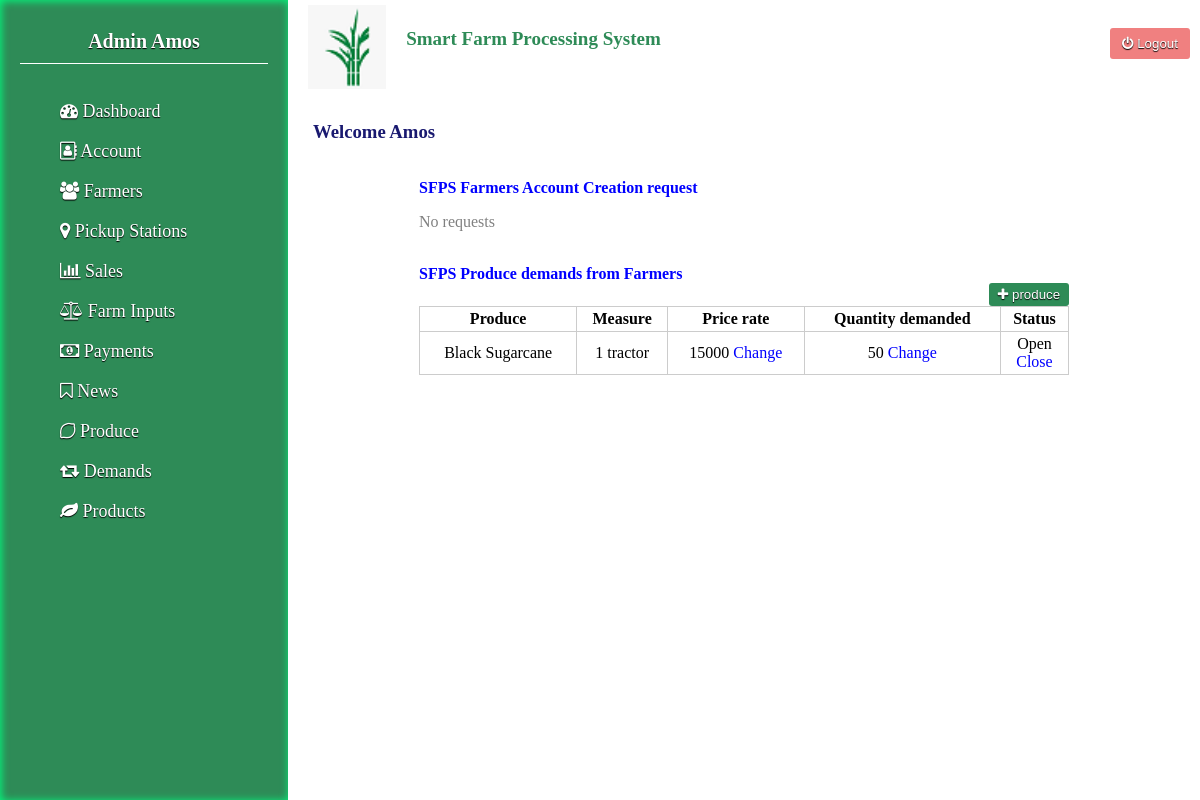
/admin/portal.php (signed in), run on the app's committed database.
### tables this page shows
CREATE TABLE IF NOT EXISTS `demand` (
`id` int(11) NOT NULL,
  `product` varchar(255) NOT NULL,
  `measure` varchar(50) NOT NULL,
  `rate` int(11) NOT NULL,
  `maxsupply` int(11) NOT NULL,
  `status` int(11) NOT NULL
);

### admin/dbcon.php (called while the page is built, shortened)
<?php
	function prepare($data){
		return html_entity_decode(strip_tags(stripslashes($data)));
	}
?>

### admin/portal.php (the view, shortened to what this page needs)
<?php
	include "dbcon.php";
	if(isset($_SESSION['admin'])){
		$sid=$_SESSION['admin'];
		$sql=mysqli_query($con,"SELECT *FROM `admin` WHERE `id`='$sid'");
		$usern=prepare(ucwords(mysqli_fetch_array($sql)['username']));
	?>
	<html>
	<head>
		<link rel="stylesheet" href="css/font-awesome/css/font-awesome.min.css">
	</head>
	<body>
		<aside>
		<div style="padding:20px">
		<h2 style="font-family:lucida calligraphy;font-size:20px;text-align:center;border-bottom:1px solid #fff;padding:10px 0px">
		Admin <?php echo $usern; ?></h2><br>
		<ul>
			<li><span class="lst" onclick="window.location=window.location"><i class="fa fa-dashboard"></i> Dashboard</span></li>
			<li><span class="lst" onclick="loadacc()"><i class="fa fa-address-book-o"></i> Account</span></li>
			<li><span class="lst" onclick="loadpage('farmers')"><i class="fa fa-users"></i> Farmers</span></li>
			<li><span class="lst" onclick="loadpage('pickups')"><i class="fa fa-map-marker"></i> Pickup Stations</span></li>
			<li><span class="lst" onclick="loadpage('sales')"><i class="fa fa-bar-chart"></i> Sales</span></li>
			<li><span class="lst" onclick="loadpage('inputs')"><i class="fa fa-balance-scale"></i> Farm Inputs</span></li>
			<li><span class="lst" onclick="loadpage('payments')"><i class="fa fa-money"></i> Payments</span></li>
			<li><span class="lst" onclick="loadpage('news')"><i class="fa fa-bookmark-o"></i> News</span></li>
			<li><span class="lst" onclick="loadpage('produce')"><i class="fa fa-lemon-o"></i> Produce</span></li>
			<li><span class="lst" onclick="loadpage('demand')"><i class="fa fa-retweet"></i> Demands</span></li>
			<li><span class="lst" onclick="loadpage('addprod')"><i class="fa fa-leaf"></i> Products</span></li>
		</ul>
		</div>
		</aside>
		<section>
			<div style="height:12%;width:100%;">
				<img src="../images/logo.png"style="height:88%;margin:5px 20px;float:left"><br>
				<h2 style="padding:10px;font-family:lucida calligraphy;font-size:19px;color:#2E8B57;">Smart Farm Processing System
				<button style="float:right;background:#f08080"class="btn"onclick="window.location.replace('logout.php')"><i class="fa fa-power-off"></i> Logout</button></h2>
			</div>
			<div style="height:87%;overflow:auto;background:#fff;width:100%">
				<div class="mainactivity" style="padding:25px;">
				<h3 style="color:#191970">Welcome <?php echo $usern; ?></h3><br>
					<div style="max-width:650px;margin:0 auto">
					<?php
					$data="";
					echo "<br><h4 style='color:blue'>SFPS Farmers Account Creation request</h4>";
					echo ($data=="") ? "<p style='color:grey;line-height:50px'>No requests</p>":"<table cellpadding='10'style='border:1px solid #ccc;
					border-collapse:collapse;width:100%' border='1'><tr style='font-weight:bold'><td>Name</td><td>Phone</td><td>ID No</td><td>County</td>
					<td>Status</td><td>Registration</td></tr>$data</table><br>";
					$data="";
					$sql=mysqli_query($con,"SELECT *FROM `demand`");
					while($row=mysqli_fetch_assoc($sql)){
						$prod=prepare(ucwords($row['product'])); $ms=$row['measure']; $rate=$row['rate'];
						$mxs=$row['maxsupply']; $st=$row['status']; $id=$row['id'];
						$cond=($st==0) ? "<p>Open<br><span class='lnk' onclick=\"demandopr('1','$id')\">Close</span></p>":
						"<p>Closed<br><span class='lnk' onclick=\"demandopr('0','$id')\">Open</span></p>";
						$data.="<tr><td>$prod</td><td>$ms</td><td>$rate <span class='lnk'onclick=\"changedemand('rate','$id')\">Change</span></td>
						<td>$mxs <span class='lnk' onclick=\"changedemand('maxsupply','$id')\">Change</span></td><td>$cond</td></tr>";
					}
					echo "<br>
					<h4 style='color:blue'>SFPS Produce demands from Farmers</h4>
					<table cellpadding='3'style='border:1px solid #ccc;float:right;border-collapse:collapse;text-align:center;width:100%'border='1'>
					<caption><button class='btn'style='float:right;padding:4px'onclick=\"loadpage('addproduce')\"><i class='fa fa-plus'></i> produce</button></caption>
					<tr style='font-weight:bold'><td>Produce</td><td>Measure</td><td>Price rate</td><td>Quantity demanded</td><td>Status</td></tr>$data</table><br>";
					?>
				</div>
			</div>
		</section>
	</body>
	</html>
	<?php
	}
	else{
		header("location:index.php");
	}
?>

### admin/portal.php (style rules this page uses)
* { margin:0px; }
body { background:#fff;max-width:1600px;margin:0 auto;font-family:cambria; }
aside { background:#fff;width:24%;float:left;height:100%;overflow:auto;background:#2E8B57;max-width:300px;color:#fff;box-shadow:inset 1px 1px 8px #00FF7F; text-shadow:0px 1px 1px #000; }
section { background:#fff;width:76%;float:left;height:100%;overflow:auto;background:#fff; }
aside li { margin-top:19px;font-family:sitka text;font-size:18px;color:#fff;list-style:none; }
.btn { cursor:pointer;color:#fff;padding:8px;border-radius:3px;background:#2E8B57;border:0px;outline:none;width:80px;text-shadow:0px 1px 1px #000; }
.lnk { color:blue; }

### data on the page
demand: product "Black Sugarcane", measure "1 tractor", rate "15000", maxsupply "50"

### other printed values
$usern "Amos"
